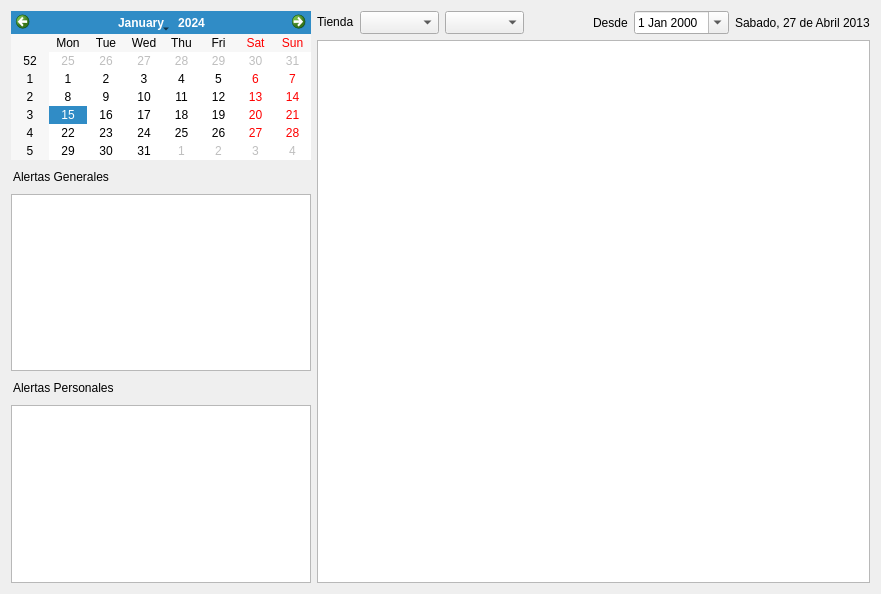
<?xml version="1.0" encoding="UTF-8"?>
<ui version="4.0">
 <class>agenda_ui</class>
 <widget class="QWidget" name="agenda_ui">
  <property name="geometry">
   <rect>
    <x>0</x>
    <y>0</y>
    <width>881</width>
    <height>594</height>
   </rect>
  </property>
  <property name="sizeIncrement">
   <size>
    <width>19</width>
    <height>18</height>
   </size>
  </property>
  <property name="windowTitle">
   <string>Form</string>
  </property>
  <layout class="QGridLayout" name="gridLayout">
   <item row="0" column="0">
    <layout class="QVBoxLayout" name="verticalLayout">
     <property name="sizeConstraint">
      <enum>QLayout::SetMinimumSize</enum>
     </property>
     <item>
      <widget class="QCalendarWidget" name="calendarWidget">
       <property name="maximumSize">
        <size>
         <width>300</width>
         <height>16777215</height>
        </size>
       </property>
      </widget>
     </item>
     <item>
      <layout class="QHBoxLayout" name="horizontalLayout">
       <item>
        <widget class="QLabel" name="label_Alert_General">
         <property name="sizePolicy">
          <sizepolicy hsizetype="Fixed" vsizetype="Fixed">
           <horstretch>0</horstretch>
           <verstretch>0</verstretch>
          </sizepolicy>
         </property>
         <property name="text">
          <string>Alertas Generales </string>
         </property>
        </widget>
       </item>
       <item>
        <widget class="QPushButton" name="pushButton_Alert_General_add">
         <property name="sizePolicy">
          <sizepolicy hsizetype="Fixed" vsizetype="Fixed">
           <horstretch>0</horstretch>
           <verstretch>0</verstretch>
          </sizepolicy>
         </property>
         <property name="text">
          <string/>
         </property>
         <property name="icon">
          <iconset resource="../Icons/Icons.qrc">
           <normaloff>:/Icons/1349716429_doc_plus.png</normaloff>:/Icons/1349716429_doc_plus.png</iconset>
         </property>
         <property name="iconSize">
          <size>
           <width>16</width>
           <height>16</height>
          </size>
         </property>
         <property name="flat">
          <bool>true</bool>
         </property>
        </widget>
       </item>
       <item>
        <widget class="QPushButton" name="pushButton_Alert_General_edit">
         <property name="sizePolicy">
          <sizepolicy hsizetype="Fixed" vsizetype="Fixed">
           <horstretch>0</horstretch>
           <verstretch>0</verstretch>
          </sizepolicy>
         </property>
         <property name="text">
          <string/>
         </property>
         <property name="icon">
          <iconset resource="../Icons/Icons.qrc">
           <normaloff>:/Icons/1349716425_doc_edit.png</normaloff>:/Icons/1349716425_doc_edit.png</iconset>
         </property>
         <property name="iconSize">
          <size>
           <width>16</width>
           <height>16</height>
          </size>
         </property>
         <property name="flat">
          <bool>true</bool>
         </property>
        </widget>
       </item>
       <item>
        <widget class="QPushButton" name="pushButton_Alert_General_remove">
         <property name="sizePolicy">
          <sizepolicy hsizetype="Fixed" vsizetype="Fixed">
           <horstretch>0</horstretch>
           <verstretch>0</verstretch>
          </sizepolicy>
         </property>
         <property name="text">
          <string/>
         </property>
         <property name="icon">
          <iconset resource="../Icons/Icons.qrc">
           <normaloff>:/Icons/1349716428_trash.png</normaloff>:/Icons/1349716428_trash.png</iconset>
         </property>
         <property name="iconSize">
          <size>
           <width>16</width>
           <height>16</height>
          </size>
         </property>
         <property name="flat">
          <bool>true</bool>
         </property>
        </widget>
       </item>
       <item>
        <widget class="QPushButton" name="pushButton_AlertaGeneral_changeColor">
         <property name="enabled">
          <bool>true</bool>
         </property>
         <property name="sizePolicy">
          <sizepolicy hsizetype="Fixed" vsizetype="Fixed">
           <horstretch>0</horstretch>
           <verstretch>0</verstretch>
          </sizepolicy>
         </property>
         <property name="text">
          <string/>
         </property>
         <property name="icon">
          <iconset resource="../Icons/Icons.qrc">
           <normaloff>:/Icons/color_swatch.png</normaloff>:/Icons/color_swatch.png</iconset>
         </property>
         <property name="iconSize">
          <size>
           <width>16</width>
           <height>16</height>
          </size>
         </property>
         <property name="autoDefault">
          <bool>false</bool>
         </property>
         <property name="default">
          <bool>false</bool>
         </property>
         <property name="flat">
          <bool>true</bool>
         </property>
        </widget>
       </item>
      </layout>
     </item>
     <item>
      <widget class="QTableView" name="tableView_Alert_General">
       <property name="maximumSize">
        <size>
         <width>300</width>
         <height>16777215</height>
        </size>
       </property>
       <property name="font">
        <font>
         <pointsize>8</pointsize>
         <weight>75</weight>
         <bold>true</bold>
        </font>
       </property>
      </widget>
     </item>
     <item>
      <layout class="QHBoxLayout" name="horizontalLayout_2">
       <item>
        <widget class="QLabel" name="label_3">
         <property name="sizePolicy">
          <sizepolicy hsizetype="Fixed" vsizetype="Fixed">
           <horstretch>0</horstretch>
           <verstretch>0</verstretch>
          </sizepolicy>
         </property>
         <property name="text">
          <string>Alertas Personales </string>
         </property>
        </widget>
       </item>
       <item>
        <widget class="QPushButton" name="pushButton_Alert_Personales_add">
         <property name="sizePolicy">
          <sizepolicy hsizetype="Fixed" vsizetype="Fixed">
           <horstretch>0</horstretch>
           <verstretch>0</verstretch>
          </sizepolicy>
         </property>
         <property name="text">
          <string/>
         </property>
         <property name="icon">
          <iconset resource="../Icons/Icons.qrc">
           <normaloff>:/Icons/1349716429_doc_plus.png</normaloff>:/Icons/1349716429_doc_plus.png</iconset>
         </property>
         <property name="iconSize">
          <size>
           <width>16</width>
           <height>16</height>
          </size>
         </property>
         <property name="flat">
          <bool>true</bool>
         </property>
        </widget>
       </item>
       <item>
        <widget class="QPushButton" name="pushButton_Alert_Personales_edit">
         <property name="sizePolicy">
          <sizepolicy hsizetype="Fixed" vsizetype="Fixed">
           <horstretch>0</horstretch>
           <verstretch>0</verstretch>
          </sizepolicy>
         </property>
         <property name="text">
          <string/>
         </property>
         <property name="icon">
          <iconset resource="../Icons/Icons.qrc">
           <normaloff>:/Icons/1349716425_doc_edit.png</normaloff>:/Icons/1349716425_doc_edit.png</iconset>
         </property>
         <property name="iconSize">
          <size>
           <width>16</width>
           <height>16</height>
          </size>
         </property>
         <property name="flat">
          <bool>true</bool>
         </property>
        </widget>
       </item>
       <item>
        <widget class="QPushButton" name="pushButton_Alert_Personales_remove">
         <property name="sizePolicy">
          <sizepolicy hsizetype="Fixed" vsizetype="Fixed">
           <horstretch>0</horstretch>
           <verstretch>0</verstretch>
          </sizepolicy>
         </property>
         <property name="text">
          <string/>
         </property>
         <property name="icon">
          <iconset resource="../Icons/Icons.qrc">
           <normaloff>:/Icons/1349716428_trash.png</normaloff>:/Icons/1349716428_trash.png</iconset>
         </property>
         <property name="iconSize">
          <size>
           <width>16</width>
           <height>16</height>
          </size>
         </property>
         <property name="flat">
          <bool>true</bool>
         </property>
        </widget>
       </item>
       <item>
        <widget class="QPushButton" name="pushButton_Alert_Personal_changeColor">
         <property name="sizePolicy">
          <sizepolicy hsizetype="Fixed" vsizetype="Fixed">
           <horstretch>0</horstretch>
           <verstretch>0</verstretch>
          </sizepolicy>
         </property>
         <property name="text">
          <string/>
         </property>
         <property name="icon">
          <iconset resource="../Icons/Icons.qrc">
           <normaloff>:/Icons/color_swatch.png</normaloff>:/Icons/color_swatch.png</iconset>
         </property>
         <property name="iconSize">
          <size>
           <width>16</width>
           <height>16</height>
          </size>
         </property>
         <property name="flat">
          <bool>true</bool>
         </property>
        </widget>
       </item>
      </layout>
     </item>
     <item>
      <widget class="QTableView" name="tableView_Alert_Personal">
       <property name="maximumSize">
        <size>
         <width>300</width>
         <height>16777215</height>
        </size>
       </property>
       <property name="font">
        <font>
         <pointsize>8</pointsize>
         <weight>75</weight>
         <bold>true</bold>
        </font>
       </property>
      </widget>
     </item>
    </layout>
   </item>
   <item row="0" column="1">
    <layout class="QVBoxLayout" name="verticalLayout_2">
     <item>
      <layout class="QHBoxLayout" name="horizontalLayout_3">
       <item>
        <widget class="QLabel" name="label_4">
         <property name="sizePolicy">
          <sizepolicy hsizetype="Fixed" vsizetype="Fixed">
           <horstretch>0</horstretch>
           <verstretch>0</verstretch>
          </sizepolicy>
         </property>
         <property name="text">
          <string>Tienda</string>
         </property>
        </widget>
       </item>
       <item>
        <widget class="MyComboBox" name="comboBox_tienda">
         <property name="sizePolicy">
          <sizepolicy hsizetype="Expanding" vsizetype="Fixed">
           <horstretch>0</horstretch>
           <verstretch>0</verstretch>
          </sizepolicy>
         </property>
         <property name="minimumSize">
          <size>
           <width>0</width>
           <height>0</height>
          </size>
         </property>
         <property name="maximumSize">
          <size>
           <width>350</width>
           <height>16777215</height>
          </size>
         </property>
         <property name="font">
          <font>
           <pointsize>10</pointsize>
           <weight>75</weight>
           <bold>true</bold>
          </font>
         </property>
        </widget>
       </item>
       <item>
        <widget class="QComboBox" name="comboBox_tipo_pendiente">
         <property name="font">
          <font>
           <pointsize>10</pointsize>
           <weight>75</weight>
           <bold>true</bold>
          </font>
         </property>
        </widget>
       </item>
       <item>
        <spacer name="horizontalSpacer">
         <property name="orientation">
          <enum>Qt::Horizontal</enum>
         </property>
         <property name="sizeHint" stdset="0">
          <size>
           <width>40</width>
           <height>20</height>
          </size>
         </property>
        </spacer>
       </item>
       <item>
        <widget class="QLabel" name="label_5">
         <property name="text">
          <string>Desde</string>
         </property>
        </widget>
       </item>
       <item>
        <widget class="QDateEdit" name="dateEdit_inicio">
         <property name="calendarPopup">
          <bool>true</bool>
         </property>
        </widget>
       </item>
       <item>
        <widget class="QLabel" name="label_fecha_actual">
         <property name="text">
          <string>Sabado, 27 de Abril 2013</string>
         </property>
        </widget>
       </item>
      </layout>
     </item>
     <item>
      <widget class="QTableView" name="tableView_Main_Alert"/>
     </item>
    </layout>
   </item>
  </layout>
 </widget>
 <customwidgets>
  <customwidget>
   <class>MyComboBox</class>
   <extends>QComboBox</extends>
   <header location="global">mycombobox.h</header>
   <slots>
    <slot>Eliminar_Item()</slot>
   </slots>
  </customwidget>
 </customwidgets>
 <tabstops>
  <tabstop>pushButton_AlertaGeneral_changeColor</tabstop>
  <tabstop>comboBox_tienda</tabstop>
 </tabstops>
 <resources>
  <include location="../Icons/Icons.qrc"/>
 </resources>
 <connections/>
</ui>
